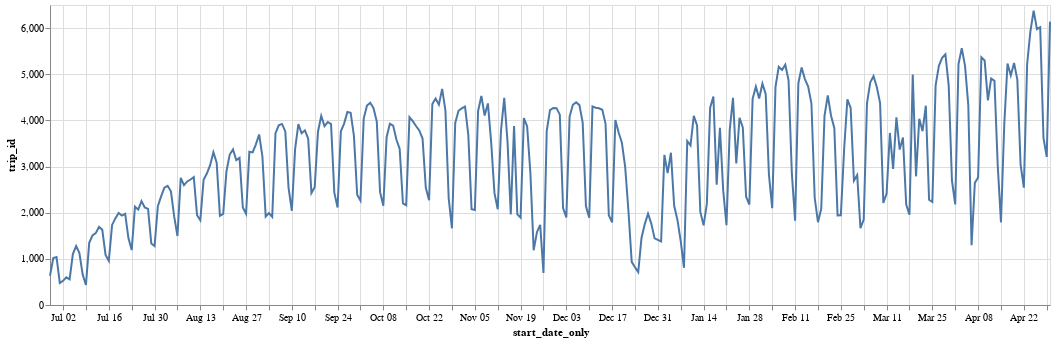

This figure's notebook cell:
### Code cell
plot1_df["start_date_only"] = pd.to_datetime(plot1_df["start_date_only"])
alt.Chart(plot1_df).mark_line().encode(
    x='start_date_only',
    y='trip_id'
).properties(
    width=1000,
    height=300
)

### Figure 1 — Vega-Lite specification as saved in the notebook (floating-point values rounded to 4 significant figures; data arrays with more than 128 entries replaced by an {"elided": "..."} marker saying what was removed)
{"config": {"view": {"continuousWidth": 400, "continuousHeight": 300}}, "data": {"name": "data-0b3f20ea8ae5cf902f0b305dbf2ac624"}, "mark": "line", "encoding": {"x": {"type": "temporal", "field": "start_date_only"}, "y": {"type": "quantitative", "field": "trip_id"}}, "height": 300, "width": 1000, "$schema": "https://vega.github.io/schema/vega-lite/v4.8.1.json", "datasets": {"data-0b3f20ea8ae5cf902f0b305dbf2ac624": {"elided": "307 records"}}}
